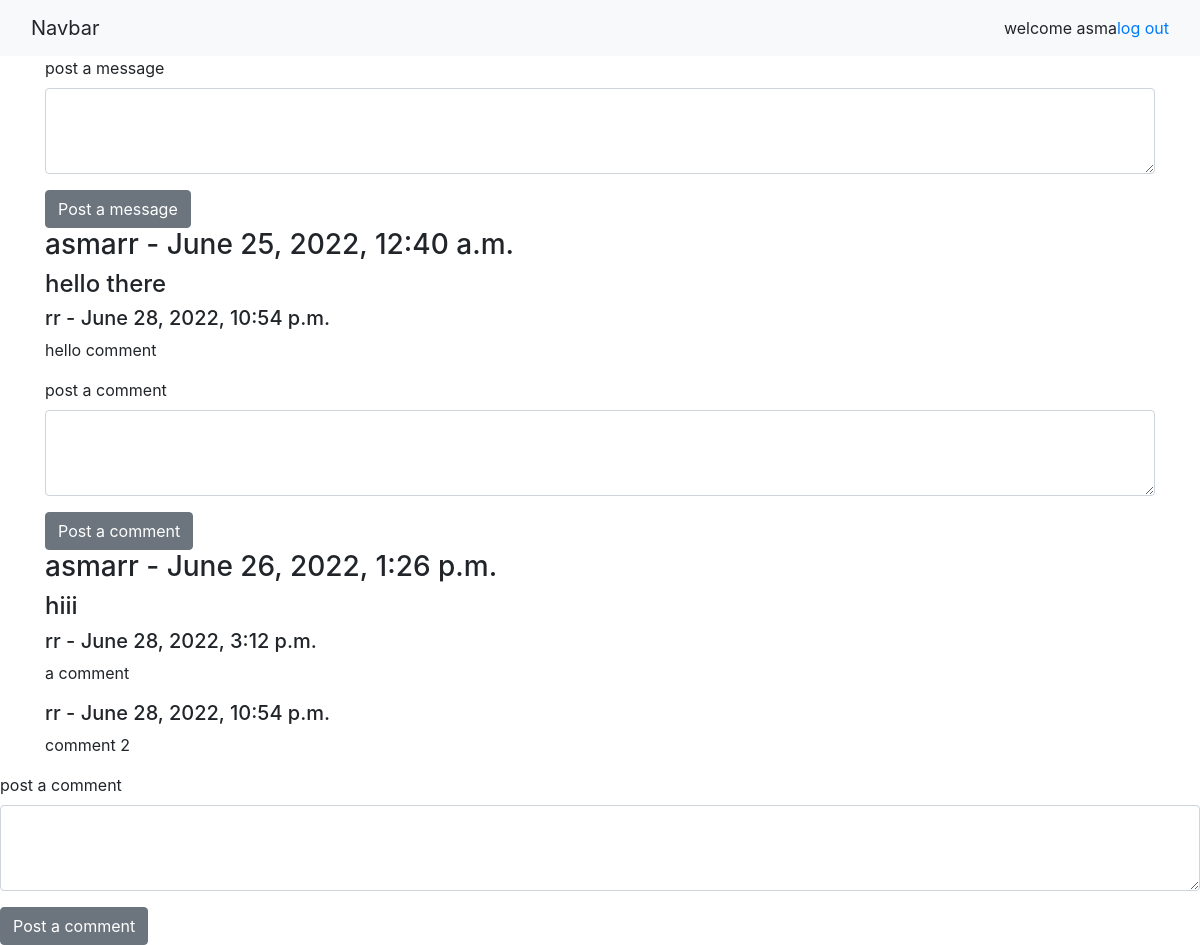
Screenshot of /wall (signed in) with the database file from the repository.
### wall_app/models.py (models this page shows)
class User(models.Model):
    first_name = models.CharField(max_length=255)
    last_name = models.CharField(max_length=255)
    email = models.EmailField()
    password = models.CharField(max_length=255)
    created_at = models.DateTimeField(auto_now_add=True)
    updated_at = models.DateTimeField(auto_now=True)
    objects = UserManager()

class Message(models.Model):
    user_id = models.ForeignKey(User, related_name = "messages", blank=True, null=True, on_delete=models.CASCADE)
    message = models.TextField()
    created_at = models.DateTimeField(auto_now_add=True)
    updated_at = models.DateTimeField(auto_now=True)

class Comment(models.Model):
    message_id =models.ForeignKey(Message, related_name = "comments", blank=True, null=True, on_delete=models.CASCADE)
    user_id =models.ForeignKey(User, related_name = "comments", blank=True, null=True, on_delete=models.CASCADE)
    comment = models.TextField()
    created_at = models.DateTimeField(auto_now_add=True)
    updated_at = models.DateTimeField(auto_now=True)

### wall_app/views.py (the view)
# urls.py: path('wall',views.wall),
def wall(request):
    user = User.objects.get(id=request.session["userId"])
    context = {
        'messages' : Message.objects.all(),
        'comment': Comment.objects.all(),
        'user' : user
    }
    return render(request, 'wall.html', context)

### wall_app/templates/wall.html (shortened to what this page needs)
{% extends 'base.html' %}
{% block content %}
<nav class="navbar navbar-light bg-light">
    <div class="container-fluid">
        <a class="navbar-brand">Navbar</a>
        <form class="d-flex">
            <div>welcome {{user.first_name}}</div>
            <a href="/logout" class="d-flex flex-row-reverse bd-highlight">log out</a>
        </form>
    </div>
</nav>
<div class="container">
    <form method="post" action="/msg">
        <div class="form-group">
            <label for="exampleFormControlTextarea1">post a message</label>
            <textarea class="form-control" name="message" rows="3"></textarea>
        </div>
        <input type="submit" value="Post a message" class="btn btn-secondary">
    </form>
    <div>
        {% for message in messages %}
        <div>
            <h3> {{user.first_name }}{{user.last_name }} - {{message.created_at}}</h3>
            <h4>{{message.message}}</h4>
        </div>
            {% for comment in message.comments.all %}
        <div>
            <h5>{{ comment.first_name }} {{ comment.user_id.last_name }} - {{ comment.created_at }}</h5>
            <p>{{ comment.comment }}</p>
        </div>
            {% endfor %}
        </div>
        <form method="post" action="/comment">
            <div class="form-group">
                <label for="exampleFormControlTextarea1">post a comment</label>
                <textarea class="form-control" name="comment" rows="3"></textarea>
            </div>
            <input type="submit" value="Post a comment" class="btn btn-secondary">
        </form>
        {% endfor %}
{% endblock %}

### wall_app/templates/base.html (shortened to what this page needs)
<!DOCTYPE html>
<html lang="en">
<head>
    <link rel="stylesheet" href="https://cdn.jsdelivr.net/npm/bootstrap@4.3.1/dist/css/bootstrap.min.css">
</head>
<body>
    {% block content %}
    {% endblock %}
</body>
</html>

### rows the page displays
User: first_name "asma", last_name "rr"
Message: created_at "June 25, 2022, 12:40 a.m.", message "hello there"
Comment: user_id.last_name "rr", created_at "June 28, 2022, 10:54 p.m.", comment "hello comment"
Message: created_at "June 26, 2022, 1:26 p.m.", message "hiii"
Comment: user_id.last_name "rr", created_at "June 28, 2022, 3:12 p.m.", comment "a comment"
Comment: user_id.last_name "rr", created_at "June 28, 2022, 10:54 p.m.", comment "comment 2"
